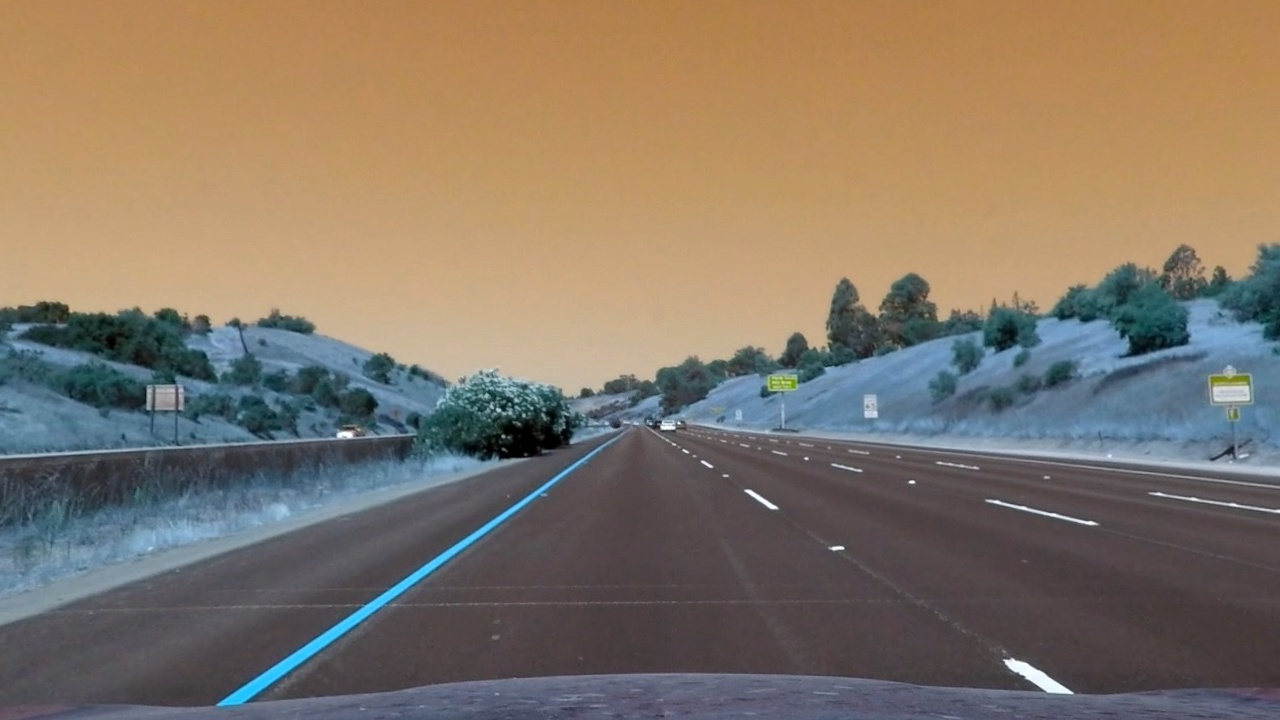
#> input picture output_images/undistorted_straight_lines1.jpg, 1280 x 720 px, given in place of straight_lines2.jpg, which was not available
$ jupyter execute --allow-errors lane_line_finding.ipynb   (older library calls are emulated)   (text cells are left out)
#> lines starting #> are read from the running program, lines starting #| are printed output that depends on the picture; after the words box and inside, x2 and y2 are one past the last pixel; in counts of white or black regions, pixels touching at a corner belong together; pictures that were not available may be replaced by others from this repository, and a replacement may not be noted
[cell 1]
import pickle
import cv2
import numpy as np
import matplotlib.pyplot as plt
import matplotlib.image as mpimg
import glob

[cell 2]
# Read in the saved camera matrix and distortion coefficients
# These are the arrays you calculated using cv2.calibrateCamera()
dist_pickle = pickle.load( open( "camera_cal/calibration_pickle.p", "rb" ) )
#> (reads camera_cal/calibration_pickle.p from the repository)
mtx = dist_pickle["mtx"]
dist = dist_pickle["dist"]

[cell 3]
img = mpimg.imread('test_images/straight_lines2.jpg')
#> img is the input picture: shape (720, 1280, 3); mean R, G, B 131.6, 118.3, 103.6
#undistort the image
undist = cv2.undistort(img, mtx, dist, None, mtx)
write_name = 'output_images/undistorted_straight_lines2.jpg'
cv2.imwrite(write_name, undist)

# Plot the 2 images
f, (ax1, ax2) = plt.subplots(1, 2, figsize=(24, 9))
f.tight_layout()
ax1.imshow(img)
ax1.set_title('Original Image', fontsize=50)
ax2.imshow(undist)
ax2.set_title('Undistorted Image', fontsize=50)
plt.subplots_adjust(left=0., right=1, top=0.9, bottom=0.)

[cell 4]
def abs_sobel_thresh(img, orient='x', sobel_kernel=3, thresh=(0, 255)):
    '''
    A function that applies Sobel x or y,
    then takes an absolute value and applies a threshold.
    '''
    #Convert to grayscale
    gray = cv2.cvtColor(img, cv2.COLOR_RGB2GRAY)
    # Take the absolute derivative in x or y given orient = 'x' or 'y'
    if orient == 'x':
        sobel = np.absolute(cv2.Sobel(gray, cv2.CV_64F, 1, 0))
    if orient == 'y':
        sobel = np.absolute(cv2.Sobel(gray, cv2.CV_64F, 0, 1))
    #Scale to 8-bit (0 - 255) then convert to type = np.uint8
    scaled_sobel = np.uint8(255*sobel/np.max(sobel))
    #Create a mask of 1's where the scaled gradient magnitude is > thresh_min and < thresh_max
    sobel_binary = np.zeros_like(scaled_sobel)
    sobel_binary[(scaled_sobel >= thresh[0]) & (scaled_sobel <= thresh[1])] = 1
    #Return this mask as your binary_output image
    return sobel_binary


def dir_threshold(img, sobel_kernel=3, thresh=(0, np.pi/2)):
    '''
    A function that applies Sobel x and y,
    then computes the direction of the gradient and applies a threshold.
    '''
    # 1) Convert to grayscale
    gray = cv2.cvtColor(img, cv2.COLOR_RGB2GRAY)
    # 2) Take the derivative in x & y
    sobelx = cv2.Sobel(gray, cv2.CV_64F, 1, 0,ksize = sobel_kernel )
    sobely = cv2.Sobel(gray, cv2.CV_64F, 0, 1, ksize = sobel_kernel)
    # 4) Use np.arctan2(abs_sobely, abs_sobelx) to calculate the direction of the gradient
    absgraddir = np.arctan2(np.absolute(sobely), np.absolute(sobelx))
    # 5) Create a mask of 1's where the
    #scaled gradient magnitude is > thresh_min and < thresh_max
    dir_binary = np.zeros_like(absgraddir)
    dir_binary[(absgraddir >= thresh[0]) & (absgraddir <= thresh[1])] = 1
    # 6) Return this mask as your binary_output image
    return dir_binary

[cell 5]
def get_threshold_binary(img):
    # apply gradient threshold on the horizontal gradient
    sx_binary = abs_sobel_thresh(img, orient='x',sobel_kernel=3, thresh=(10, 200))

    # apply gradient direction threshold so that only edges closer to vertical are detected.
    dir_binary = dir_threshold(img, thresh=(np.pi/6, np.pi/2))

    # combine the gradient and direction thresholds.
    combined_binary = ((sx_binary == 1) & (dir_binary == 1))

    # R & G thresholds so that yellow lanes are detected well.
    color_threshold = 150
    R = img[:,:,0]
    G = img[:,:,1]
    r_g_binary = (R > color_threshold) & (G > color_threshold)


    # color channel thresholds
    hls = cv2.cvtColor(img, cv2.COLOR_RGB2HLS)
    S = hls[:,:,2]
    L = hls[:,:,1]

    # S channel performs well for detecting bright yellow and white lanes
    s_thresh = (100, 255)
    s_binary = (S > s_thresh[0]) & (S <= s_thresh[1])

    # We put a threshold on the L channel to avoid pixels which have shadows and as a result darker.
    l_thresh = (120, 255)
    l_binary = (L > l_thresh[0]) & (L <= l_thresh[1])

    # combine all the thresholds
    # A pixel should either be a yellowish or whiteish
    # And it should also have a gradient, as per our thresholds
    color_binary = np.zeros_like(R)
    color_binary[(r_g_binary & l_binary) & (s_binary | combined_binary)] = 1

    #color_binary[(((s_binary==1)&(dir_binary==1))|(c_binary==1))]=255

    return color_binary

[cell 6]
img = mpimg.imread('test_images/test6.jpg')
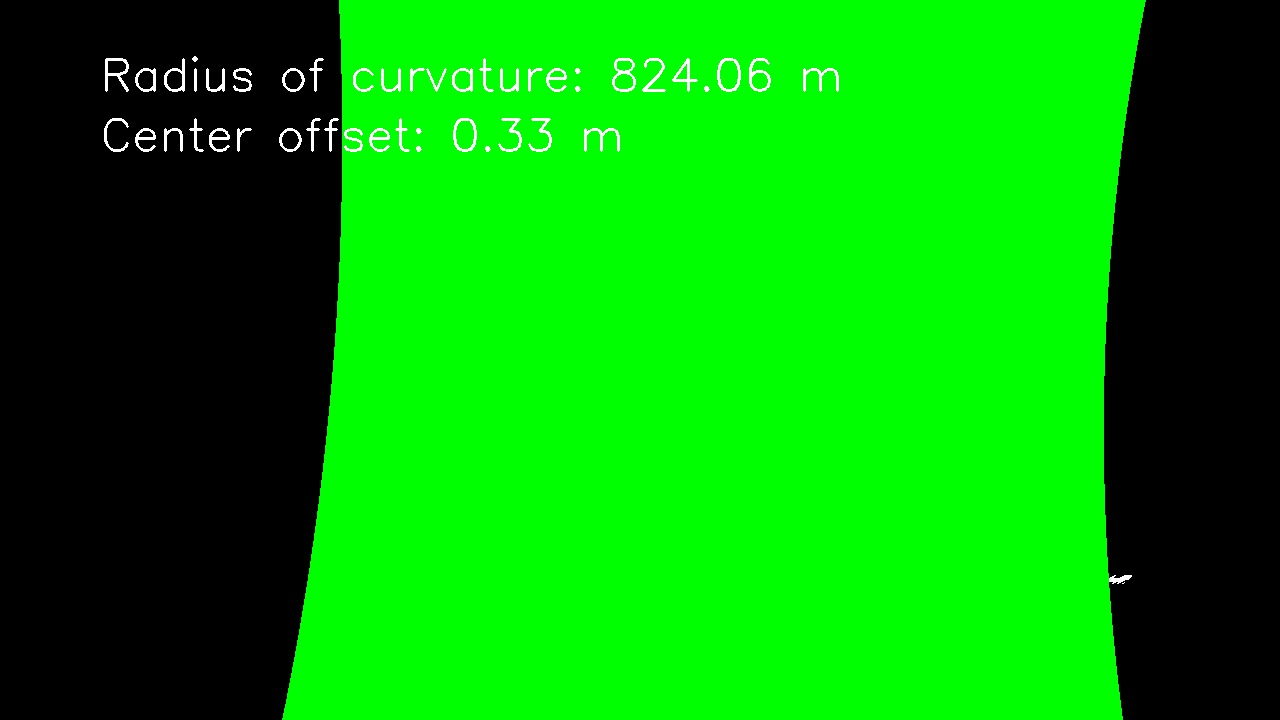
#> input picture output_images/slding_window_test1.jpg, 1280 x 720 px, given in place of test6.jpg, which was not available
#> img is the input picture: shape (720, 1280, 3); mean R, G, B 2.3, 157.9, 2.9
binary = get_threshold_binary(img)
#> in get_threshold_binary, `sx_binary = abs_sobel_thresh(img, orient='x',sobel_kernel=3, thresh=(1..`:
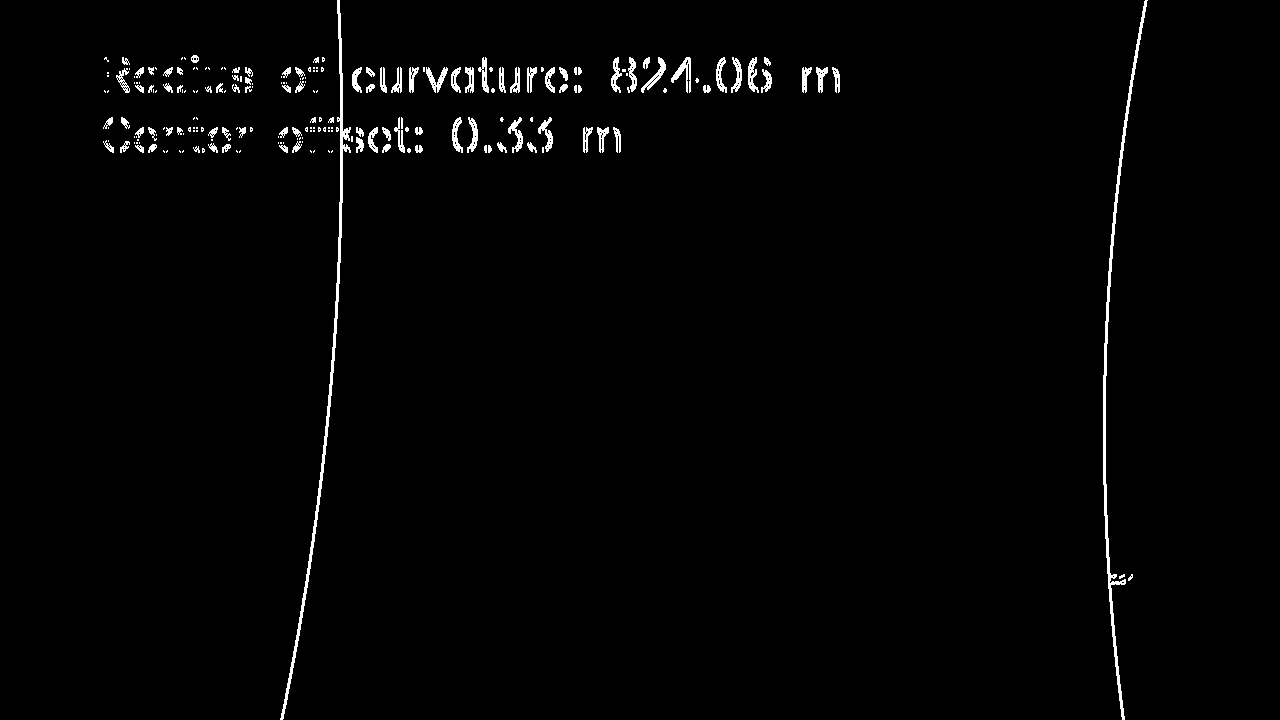
#> sx_binary: shape (720, 1280); values 0 (black) and 1 (white), 1.5% white; 219 white regions (117 under 20 px), largest, box (x1, y1, x2, y2) and area: (280, 0, 351, 720) 2341, (1103, 0, 1148, 720) 2298, (671, 57, 691, 93) 267
#> binary: shape (720, 1280); values 0 (black) and 1 (white), 0.61% white; 170 white regions (138 under 20 px), largest, box (x1, y1, x2, y2) and area: (612, 58, 636, 92) 295, (803, 68, 839, 92) 275, (584, 128, 620, 152) 274
write_name = 'output_images/binary_test6.jpg'
cv2.imwrite(write_name, binary)

# Plot the 2 images side by side
f, (ax1, ax2) = plt.subplots(1, 2, figsize=(24, 9))
f.tight_layout()
ax1.imshow(img)
ax1.set_title('Original Image', fontsize=50)
ax2.imshow(binary, cmap='gray')
ax2.set_title('Binary Image', fontsize=50)
plt.subplots_adjust(left=0., right=1, top=0.9, bottom=0.)

[cell 7]
#Perspective transform & warpped image
def get_warped_image(img,binary_img):
    img_size = (img.shape[1],img.shape[0])
    # Vertices extracted manually for performing a perspective transform
    bottom_left = [384,675]
    bottom_right = [896, 675]
    top_left = [581, 477]
    top_right = [699, 477]
    source = np.float32([bottom_left,bottom_right,top_right,top_left])

    # Destination points are chosen such that straight lanes appear more or less parallel in the transformed image.
    bottom_left = [384,720]
    bottom_right = [896, 720]
    top_left = [384, 0]
    top_right = [896, 0]
    dst = np.float32([bottom_left,bottom_right,top_right,top_left])

    #using cv2.getPerspectiveTransform() to get M, the transform matrix
    M = cv2.getPerspectiveTransform(source, dst)
    M_inv = cv2.getPerspectiveTransform(dst, source)
    #using cv2.warpPerspective() to warp your image to a top-down view
    warped = cv2.warpPerspective(binary_img, M, img_size , flags=cv2.INTER_LINEAR)

    return warped,M_inv

[cell 8]
img = mpimg.imread('test_images/straight_lines2.jpg')
#undistort the image
undist = cv2.undistort(img, mtx, dist, None, mtx)
# Apply each of the thresholding functions
color_binary = get_threshold_binary(undist)
#> in get_threshold_binary (call 2), `R = img[:,:,0]`:
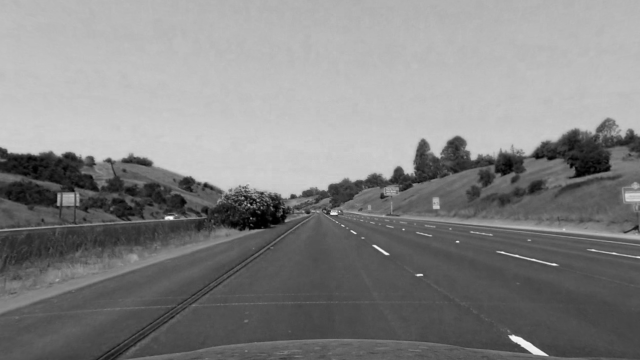
#> R: shape (720, 1280) (shown at 1/2 size); min 0, max 254, mean 131.6
#> in get_threshold_binary (call 2), `r_g_binary = (R > color_threshold) & (G > color_threshold)`:
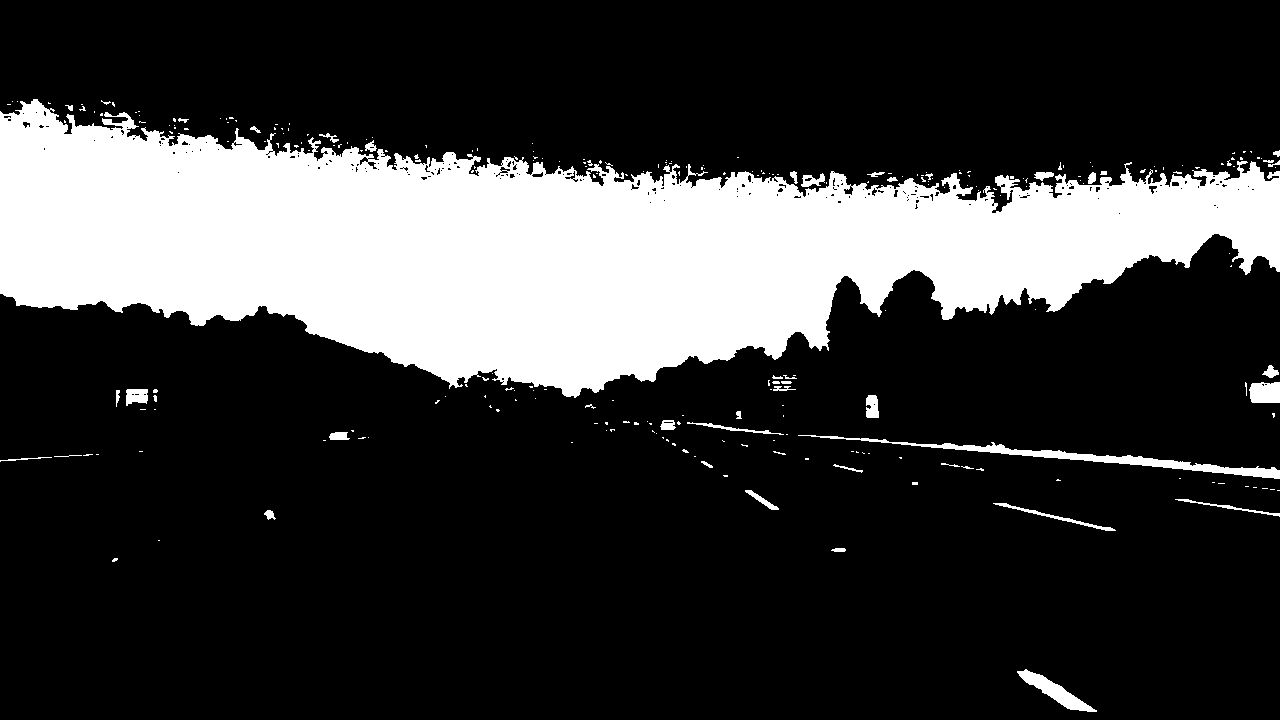
#> r_g_binary: shape (720, 1280) bool; 22.9% white; 266 white regions (219 under 20 px), largest, box (x1, y1, x2, y2) and area: (0, 99, 1280, 398) 202399, (798, 435, 1280, 479) 2760, (1017, 669, 1097, 712) 1006
#> (the rest of the program and of its run is left out)
